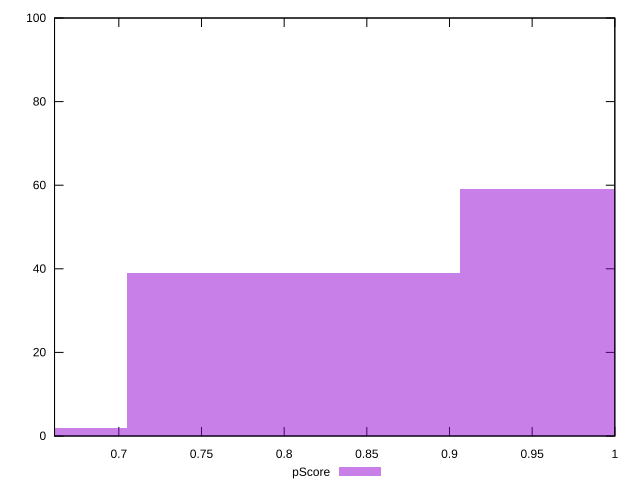

Generate this figure with gnuplot:
reset

$pScore <<EOF
0.8056314447198317 39
1.0070393058997897 59
0.6042235835398738 2
EOF

set key outside below
set boxwidth 0.20140786117995793
set xrange [0.6611111111111111:1]
set yrange [0:100]
set trange [0:100]
set style fill transparent solid 0.5 noborder
set terminal svg size 640, 490 enhanced background rgb 'white'
set output "report_00013_2021-02-09T12-04-24.940Z/offscreen-images/samples/pages+cached+noadtech/pScore/histogram.svg"

plot $pScore title "pScore" with boxes

reset
